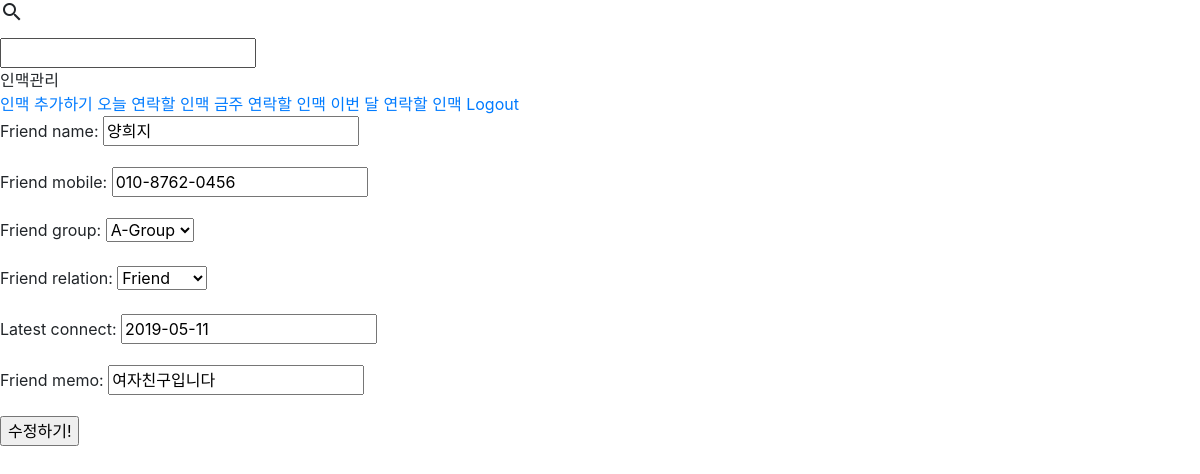
The app's page /update/3 (signed in) with its own data.
### friends/models.py (models this page shows, shortened)
class Friends(models.Model):
    friend_name = models.CharField(max_length=50)
    user = models.ForeignKey(User, on_delete=models.CASCADE, related_name='user')
    friend_mobile = models.CharField(max_length=13) #12자리만 받으려면 어떻게 해야하지?
    Agroup = "Agroup"
    Bgroup = "Bgroup"
    Cgroup = "Cgroup"
    Dgroup = "Dgroup"
    GRADE = (
        (Agroup, "A-Group"),
        (Bgroup, "B-Group"),
        (Cgroup, "C-Group"),
        (Dgroup, "D-Group"),
    )
    friend_group = models.CharField(max_length=10, choices=GRADE, default=Bgroup)
    Friend = "Friend"
    Business = "Business"
    Family = "Family"
    Another = "Another"
    RELATIONSHIP = (
        (Friend, "Friend"),
        (Business, "Business"),
        (Family, "Family"),
        (Another, "Another")
    )
    friend_relation = models.CharField(max_length=10, choices=RELATIONSHIP, default=Business)
    latest_connect = models.DateField(default=date.today)
    friend_memo = models.CharField(max_length=500)
    scheduled_connect = models.DateField(blank=True)

### friends/views.py (the view)
# urls.py: path('update/<int:pk>', FriendUpdate.as_view(), name='update'),
class FriendUpdate(UpdateView):
    model = Friends
    fields = ['friend_name', 'friend_mobile', 'friend_group', 'friend_relation', 'latest_connect', 'friend_memo']
    template_name_suffix = '_update'
    success_url = '/'

### friends/templates/friends/friends_update.html (shortened to what this page needs)
{% extends 'base.html' %}
{% block content %}
<form action="" method="post">
    {{form.as_p}}
    <input type="submit" value="수정하기!">
</form>
{% endblock %}

### records on screen
Friends: friend_name "양희지", friend_mobile "010-8762-0456", friend_group "A-Group", friend_relation "Friend", latest_connect "2019-05-11", friend_memo "여자친구입니다"
